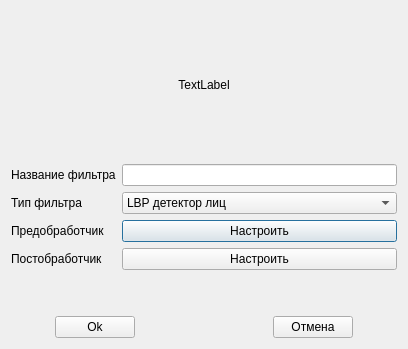
<?xml version="1.0" encoding="UTF-8"?>
<ui version="4.0">
 <class>DController</class>
 <widget class="QDialog" name="DController">
  <property name="geometry">
   <rect>
    <x>0</x>
    <y>0</y>
    <width>408</width>
    <height>349</height>
   </rect>
  </property>
  <property name="minimumSize">
   <size>
    <width>340</width>
    <height>250</height>
   </size>
  </property>
  <property name="maximumSize">
   <size>
    <width>440</width>
    <height>450</height>
   </size>
  </property>
  <property name="windowTitle">
   <string>Настройка детектора</string>
  </property>
  <property name="modal">
   <bool>true</bool>
  </property>
  <layout class="QVBoxLayout" name="verticalLayout">
   <item>
    <widget class="QLabel" name="lblTitle">
     <property name="text">
      <string>TextLabel</string>
     </property>
     <property name="alignment">
      <set>Qt::AlignCenter</set>
     </property>
    </widget>
   </item>
   <item>
    <layout class="QFormLayout" name="formLayout">
     <item row="0" column="0">
      <widget class="QLabel" name="label">
       <property name="text">
        <string>Название фильтра</string>
       </property>
      </widget>
     </item>
     <item row="0" column="1">
      <widget class="QLineEdit" name="lineEdit"/>
     </item>
     <item row="1" column="0">
      <widget class="QLabel" name="label_2">
       <property name="text">
        <string>Тип фильтра</string>
       </property>
      </widget>
     </item>
     <item row="1" column="1">
      <widget class="QComboBox" name="comboBox">
       <item>
        <property name="text">
         <string>LBP детектор лиц</string>
        </property>
       </item>
      </widget>
     </item>
     <item row="2" column="0">
      <widget class="QLabel" name="label_3">
       <property name="text">
        <string>Предобработчик</string>
       </property>
      </widget>
     </item>
     <item row="3" column="0">
      <widget class="QLabel" name="label_4">
       <property name="text">
        <string>Постобработчик</string>
       </property>
      </widget>
     </item>
     <item row="2" column="1">
      <widget class="QPushButton" name="btnPreProc">
       <property name="text">
        <string>Настроить</string>
       </property>
      </widget>
     </item>
     <item row="3" column="1">
      <widget class="QPushButton" name="btnPostProc">
       <property name="text">
        <string>Настроить</string>
       </property>
      </widget>
     </item>
    </layout>
   </item>
   <item>
    <layout class="QHBoxLayout" name="horizontalLayout">
     <item>
      <spacer name="horizontalSpacer_4">
       <property name="orientation">
        <enum>Qt::Horizontal</enum>
       </property>
       <property name="sizeHint" stdset="0">
        <size>
         <width>40</width>
         <height>20</height>
        </size>
       </property>
      </spacer>
     </item>
     <item>
      <widget class="QPushButton" name="btnOk">
       <property name="text">
        <string>Ok</string>
       </property>
      </widget>
     </item>
     <item>
      <spacer name="horizontalSpacer_2">
       <property name="orientation">
        <enum>Qt::Horizontal</enum>
       </property>
       <property name="sizeHint" stdset="0">
        <size>
         <width>40</width>
         <height>20</height>
        </size>
       </property>
      </spacer>
     </item>
     <item>
      <spacer name="horizontalSpacer_3">
       <property name="orientation">
        <enum>Qt::Horizontal</enum>
       </property>
       <property name="sizeHint" stdset="0">
        <size>
         <width>40</width>
         <height>20</height>
        </size>
       </property>
      </spacer>
     </item>
     <item>
      <spacer name="horizontalSpacer">
       <property name="orientation">
        <enum>Qt::Horizontal</enum>
       </property>
       <property name="sizeHint" stdset="0">
        <size>
         <width>40</width>
         <height>20</height>
        </size>
       </property>
      </spacer>
     </item>
     <item>
      <widget class="QPushButton" name="btnCancel">
       <property name="text">
        <string>Отмена</string>
       </property>
      </widget>
     </item>
     <item>
      <spacer name="horizontalSpacer_5">
       <property name="orientation">
        <enum>Qt::Horizontal</enum>
       </property>
       <property name="sizeHint" stdset="0">
        <size>
         <width>40</width>
         <height>20</height>
        </size>
       </property>
      </spacer>
     </item>
    </layout>
   </item>
  </layout>
 </widget>
 <resources/>
 <connections/>
</ui>
